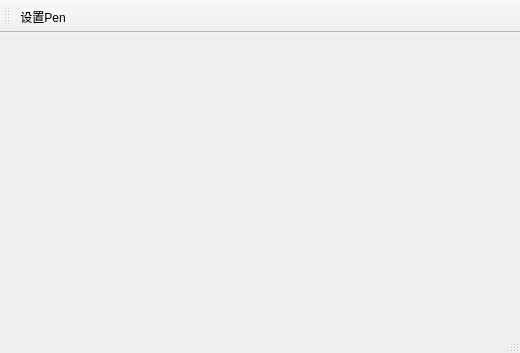
<?xml version="1.0" encoding="UTF-8"?>
<ui version="4.0">
 <class>SharedLibUserMainWindow</class>
 <widget class="QMainWindow" name="SharedLibUserMainWindow">
  <property name="geometry">
   <rect>
    <x>0</x>
    <y>0</y>
    <width>520</width>
    <height>353</height>
   </rect>
  </property>
  <property name="windowTitle">
   <string>SharedLibUserMainWindow</string>
  </property>
  <widget class="QWidget" name="centralwidget"/>
  <widget class="QMenuBar" name="menubar">
   <property name="geometry">
    <rect>
     <x>0</x>
     <y>0</y>
     <width>520</width>
     <height>23</height>
    </rect>
   </property>
  </widget>
  <widget class="QStatusBar" name="statusbar"/>
  <widget class="QToolBar" name="mianToolBar">
   <property name="windowTitle">
    <string>toolBar</string>
   </property>
   <attribute name="toolBarArea">
    <enum>TopToolBarArea</enum>
   </attribute>
   <attribute name="toolBarBreak">
    <bool>false</bool>
   </attribute>
   <addaction name="action_Pen"/>
  </widget>
  <action name="action_Pen">
   <property name="text">
    <string>设置Pen</string>
   </property>
   <property name="toolTip">
    <string>设置Pen</string>
   </property>
  </action>
 </widget>
 <resources/>
 <connections/>
</ui>
